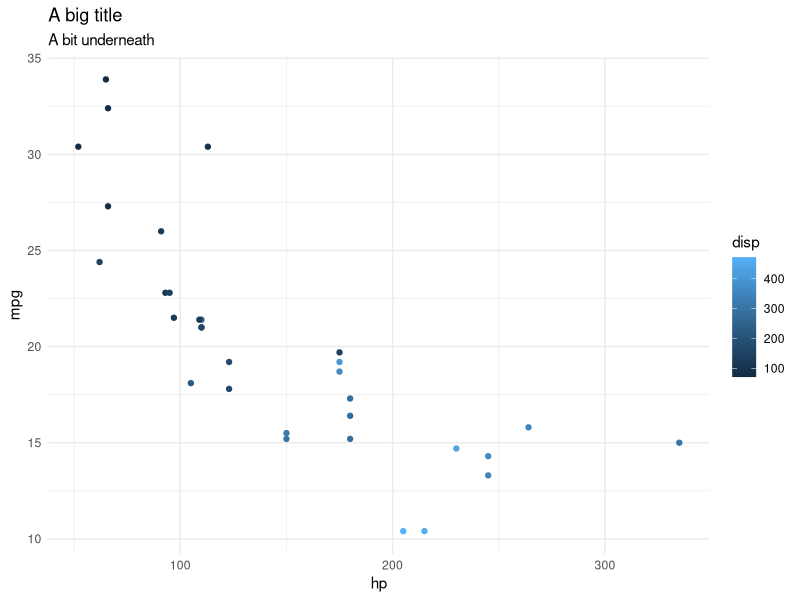
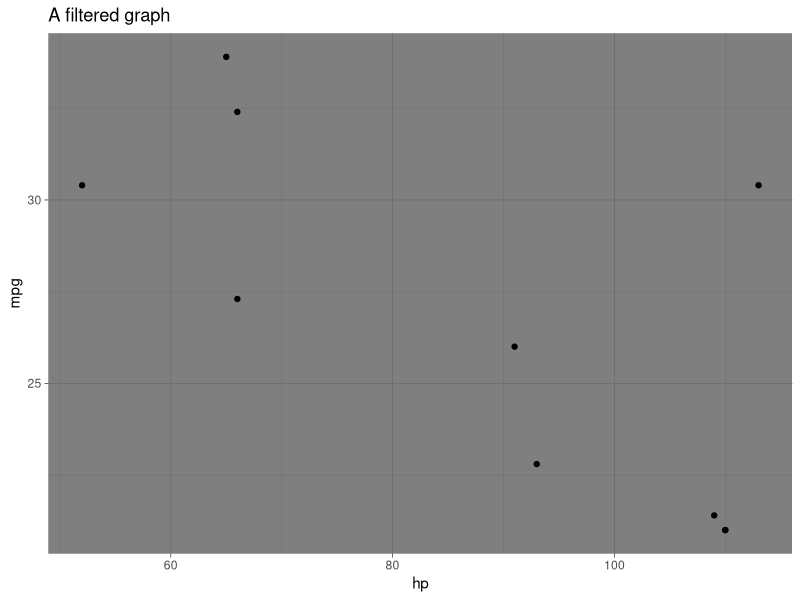

Reproduce these figures in R, in order.
## ---- chunk 1
knitr::opts_chunk$set(
  collapse = TRUE,
  comment = "#>"
)
## ---- chunk 2
# Anything following a # is a comment
# Below we load the tidyverse collection of packages
library(tidyverse)
## ---- chunk 3
# create tibble versions of the mtcars and iris tables
tib_mtcars <- as_tibble(mtcars)
tib_iris <- as_tibble(iris)

# See how mtcars prints now...
tib_mtcars
## ---- chunk 4
names(mtcars) # gets the variable names

mtcars %>% 
  names()  # does the same thing. 

mtcars %>% 
  names   # you can skip the () if no other inputs to the 'names' function are needed

tib_mtcars %>% 
  select(mpg, disp, hp)

tib_mtcars %>% 
  select(starts_with('c'))

# get the first 3 rows
tib_mtcars %>% 
  slice(1:3)

# Order by a variable
tib_mtcars %>% 
  arrange(mpg, desc(hp)) %>%  # if you wrap a variable in desc() it reverses the order 
  head(4) # head just looks at the top n
## ---- chunk 5
mtcars$disp

# the tidyverse way
mtcars %>% 
  pull(disp)

# we can then compute stuff
mean(mtcars$hp)

mtcars %>% 
  pull(hp) %>% 
  mean()
## ---- chunk 6
tib_mtcars %>% 
  filter(mpg > 20, hp > 100)

# find the mean mpg of high hp cars
tib_mtcars %>% 
  filter(hp > 100) %>% 
  pull(mpg) %>% 
  mean()
## ---- chunk 7
# A generic summary
tib_mtcars %>% 
  summary()

mtcars %>% 
  group_by(am) %>% # Break the data into groups based on the variable am
  summarise(mpg = mean(mpg),
            hp = mean(hp),
            number_of_cars = n())

# This is how we would have got it for just the one case
mtcars %>% 
  filter(am == 1) %>% 
  pull(mpg) %>% 
  mean()

tib_mtcars %>% 
  group_by(gear > 3) %>% # You can group according to a condition
  tally() # tally is a lazy way of just counting 

# even lazier counting
tib_mtcars %>% 
  count(am)
## ---- chunk 8
mtcars %>% 
  ggplot(aes(x = hp, y = mpg, colour = disp)) + # Note that this is +, not %>%. We are now 'laryering' the graphical elements
  geom_point() + # This adds a 'geom' (visual element) to the data. If you type geom_ you should see the different options
  ggtitle("A big title", subtitle = "A bit underneath") +
  theme_minimal()

# We can combine this with the filtering...
mtcars %>% 
  filter(am ==1, mpg > 20) %>% 
  ggplot(aes(x = hp, y = mpg)) + 
  geom_point() +
  ggtitle("A filtered graph") +
  theme_dark()

